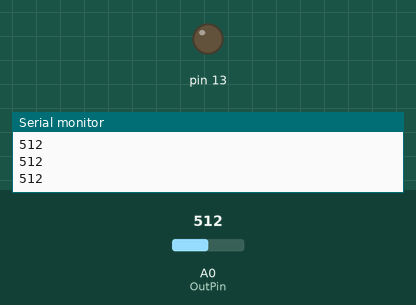
Simulated run of this sketch. Board: Arduino Uno, built with avr-gcc and run on an emulated ATmega328P. On the bench: output pins drawn as LEDs (lit = HIGH), the last lines printed to the serial monitor. The test bench sets the inputs (shaded band); at power-on: A0 (OutPin) = 512.

Above: at 1.2 s.
1.3 s: A0 (OutPin) set to 586
2.8 s: A0 (OutPin) set to 615
At 3.3 s:
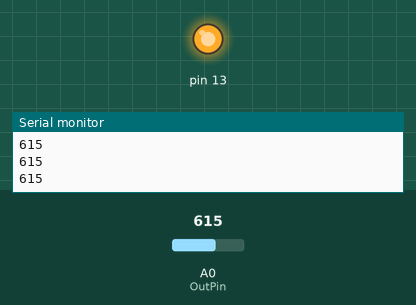
4.3 s: A0 (OutPin) set to 590
At 5.4 s:
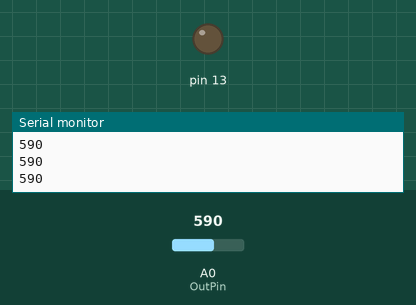
5.8 s: A0 (OutPin) set to 610
At 6.6 s:
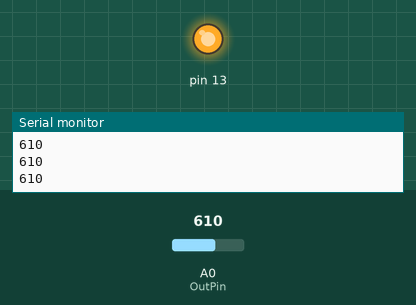
Timing chart, 0 to 8.3 s (numbered marks = the images above; inputs shaded):
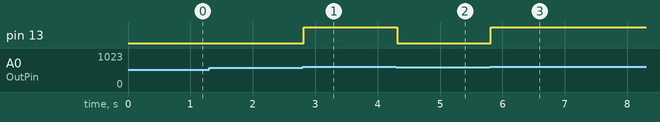

Measured:
- the behaviour switches between 600 and 601 on A0 (OutPin) (found by bisection; images 0 and 1)
- after the input at 2.8 s, pin 13: LOW → HIGH at once
- after the input at 4.3 s, pin 13: HIGH → LOW at once
- after the input at 5.8 s, pin 13: LOW → HIGH at once

The sketch:

cambien_anhsang.ino
```cpp
int OutPin = A0; // Lưu chân ra của cảm biến
void setup()
{
  //Đối với một chân analog bạn không cần pinMode
  Serial.begin(9600);//Mở cổng Serial ở mức 9600
  pinMode (7, INPUT_PULLUP);
  pinMode (13, OUTPUT);
}

void loop()
{
  int value = analogRead(OutPin);     // Ta sẽ đọc giá trị hiệu điện thế của cảm biến
                                      // Giá trị được số hóa thành 1 số nguyên có giá trị
                                      // trong khoảng từ 0 đến 1023
  Serial.println(value);//Xuất ra serial Monitor. Nhấn Ctrl+Shift+M để xem
  delay(10);
  //if (digitalRead (7) == 0)
  if (value > 600)
  {
   digitalWrite (13, HIGH);
  }
  else
  digitalWrite (13, LOW);
}
```
